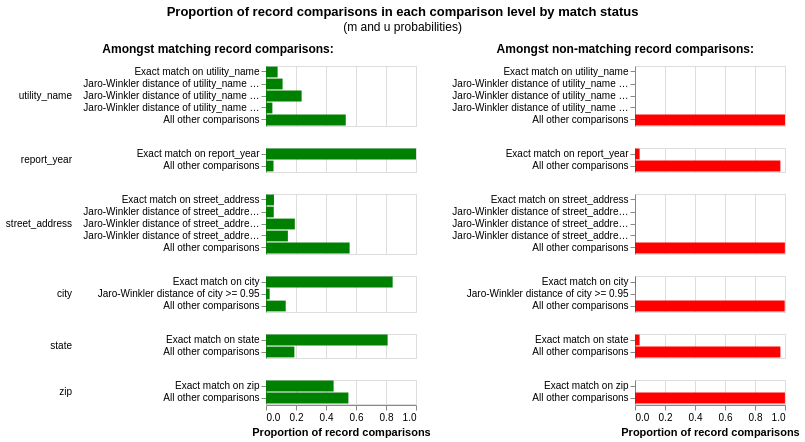

Notebook source saved alongside this figure:
### Markdown cell above
Let's see what comparison levels the true matching records (according to the model) fall into, and which comparison levels the non-matching records fall into (hopefully this is "All other comparisons").

### Code cell
linker.visualisations.m_u_parameters_chart()

### Figure 1 — Vega-Lite specification as saved in the notebook (floating-point values rounded to 4 significant figures)
{"config": {"view": {"continuousWidth": 300, "continuousHeight": 300, "discreteHeight": 300, "discreteWidth": 400}, "header": {"title": null}, "title": {"anchor": "middle", "offset": 10}}, "hconcat": [{"mark": "bar", "encoding": {"color": {"value": "green"}, "row": {"field": "comparison_name", "header": {"labelAlign": "left", "labelAnchor": "middle", "labelAngle": 0}, "sort": {"field": "comparison_sort_order"}, "type": "nominal"}, "tooltip": [{"field": "comparison_name", "title": "Comparison name", "type": "nominal"}, {"field": "label_for_charts", "title": "Label", "type": "ordinal"}, {"field": "sql_condition", "title": "SQL condition", "type": "nominal"}, {"field": "m_probability", "format": ".10~g", "title": "M probability", "type": "quantitative"}, {"field": "u_probability", "format": ".10~g", "title": "U probability", "type": "quantitative"}, {"field": "bayes_factor", "format": ",.6f", "title": "Bayes factor = m/u", "type": "quantitative"}, {"field": "log2_bayes_factor", "format": ".4~g", "title": "Match weight = log2(m/u)", "type": "quantitative"}, {"field": "bayes_factor_description", "title": "Match weight description", "type": "nominal"}, {"field": "m_probability_description", "title": "m probability description", "type": "nominal"}, {"field": "u_probability_description", "title": "u probability description", "type": "nominal"}], "x": {"axis": {"title": "Proportion of record comparisons"}, "field": "m_probability", "type": "quantitative"}, "y": {"axis": {"title": null}, "field": "label_for_charts", "sort": {"field": "comparison_vector_value", "order": "descending"}, "type": "nominal"}}, "height": {"step": 12}, "resolve": {"scale": {"y": "independent"}}, "title": {"text": "Amongst matching record comparisons:", "fontSize": 12, "fontWeight": "bold"}, "transform": [{"filter": "(datum.bayes_factor != 'no-op filter due to vega lite issue 4680')"}], "width": 150}, {"mark": "bar", "encoding": {"color": {"value": "red"}, "row": {"field": "comparison_name", "header": {"labels": false}, "sort": {"field": "comparison_sort_order"}, "type": "nominal"}, "tooltip": [{"field": "comparison_name", "title": "Comparison name", "type": "nominal"}, {"field": "label_for_charts", "title": "Label", "type": "ordinal"}, {"field": "sql_condition", "title": "SQL condition", "type": "nominal"}, {"field": "m_probability", "format": ".10~g", "title": "M probability", "type": "quantitative"}, {"field": "u_probability", "format": ".10~g", "title": "U probability", "type": "quantitative"}, {"field": "bayes_factor", "format": ",.6f", "title": "Bayes factor = m/u", "type": "quantitative"}, {"field": "log2_bayes_factor", "format": ".4~g", "title": "Match weight = log2(m/u)", "type": "quantitative"}, {"field": "bayes_factor_description", "title": "Match weight description", "type": "nominal"}, {"field": "m_probability_description", "title": "m probability description", "type": "nominal"}, {"field": "u_probability_description", "title": "u probability description", "type": "nominal"}], "x": {"axis": {"title": "Proportion of record comparisons"}, "field": "u_probability", "type": "quantitative"}, "y": {"axis": {"title": null}, "field": "label_for_charts", "sort": {"field": "comparison_vector_value", "order": "descending"}, "type": "nominal"}}, "height": {"step": 12}, "resolve": {"scale": {"y": "independent"}}, "title": {"text": "Amongst non-matching record comparisons:", "fontSize": 12, "fontWeight": "bold"}, "transform": [{"filter": "(datum.bayes_factor != 'no-op filter2 due to vega lite issue 4680')"}], "width": 150}], "data": {"name": "data-1fde809b31bdf1e3730d1605bd2f44cf"}, "title": {"text": "Proportion of record comparisons in each comparison level by match status", "subtitle": "(m and u probabilities)"}, "$schema": "https://vega.github.io/schema/vega-lite/v5.9.3.json", "datasets": {"data-1fde809b31bdf1e3730d1605bd2f44cf": [{"comparison_name": "utility_name", "sql_condition": "\"utility_name_l\" = \"utility_name_r\"", "label_for_charts": "Exact match on utility_name", "m_probability": 0.07751, "u_probability": 1.453e-05, "m_probability_description": "Amongst matching record comparisons, 7.751% of records (i.e. one in 12.9) are in the exact match on utility_name comparison level", "u_probability_description": "Amongst non-matching record comparisons, 0.001453% of records (i.e. one in 68,810) are in the exact match on utility_name comparison level", "has_tf_adjustments": true, "tf_adjustment_column": "utility_name", "tf_adjustment_weight": 1.0, "is_null_level": false, "bayes_factor": 5334.0, "log2_bayes_factor": 12.38, "comparison_vector_value": 4, "max_comparison_vector_value": 4, "bayes_factor_description": "If comparison level is `exact match on utility_name` then comparison is 5,334 times more likely to be a match", "probability_two_random_records_match": 6.082e-06, "comparison_sort_order": 0}, {"comparison_name": "utility_name", "sql_condition": "jaro_winkler_similarity(\"utility_name_l\", \"utility_name_r\") >= 0.97", "label_for_charts": "Jaro-Winkler distance of utility_name >= 0.97", "m_probability": 0.1107, "u_probability": 1.246e-05, "m_probability_description": "Amongst matching record comparisons, 11.07% of records (i.e. one in 9.037) are in the jaro-winkler distance of utility_name >= 0.97 comparison level", "u_probability_description": "Amongst non-matching record comparisons, 0.001246% of records (i.e. one in 80,278) are in the jaro-winkler distance of utility_name >= 0.97 comparison level", "has_tf_adjustments": false, "tf_adjustment_column": null, "tf_adjustment_weight": 1.0, "is_null_level": false, "bayes_factor": 8883.0, "log2_bayes_factor": 13.12, "comparison_vector_value": 3, "max_comparison_vector_value": 4, "bayes_factor_description": "If comparison level is `jaro-winkler distance of utility_name >= 0.97` then comparison is 8,883 times more likely to be a match", "probability_two_random_records_match": 6.082e-06, "comparison_sort_order": 0}, {"comparison_name": "utility_name", "sql_condition": "jaro_winkler_similarity(\"utility_name_l\", \"utility_name_r\") >= 0.93", "label_for_charts": "Jaro-Winkler distance of utility_name >= 0.93", "m_probability": 0.2376, "u_probability": 6.021e-05, "m_probability_description": "Amongst matching record comparisons, 23.76% of records (i.e. one in 4.209) are in the jaro-winkler distance of utility_name >= 0.93 comparison level", "u_probability_description": "Amongst non-matching record comparisons, 0.006021% of records (i.e. one in 16,609) are in the jaro-winkler distance of utility_name >= 0.93 comparison level", "has_tf_adjustments": false, "tf_adjustment_column": null, "tf_adjustment_weight": 1.0, "is_null_level": false, "bayes_factor": 3947.0, "log2_bayes_factor": 11.95, "comparison_vector_value": 2, "max_comparison_vector_value": 4, "bayes_factor_description": "If comparison level is `jaro-winkler distance of utility_name >= 0.93` then comparison is 3,947 times more likely to be a match", "probability_two_random_records_match": 6.082e-06, "comparison_sort_order": 0}, {"comparison_name": "utility_name", "sql_condition": "jaro_winkler_similarity(\"utility_name_l\", \"utility_name_r\") >= 0.88", "label_for_charts": "Jaro-Winkler distance of utility_name >= 0.88", "m_probability": 0.04255, "u_probability": 6.332e-05, "m_probability_description": "Amongst matching record comparisons, 4.255% of records (i.e. one in 23.5) are in the jaro-winkler distance of utility_name >= 0.88 comparison level", "u_probability_description": "Amongst non-matching record comparisons, 0.006332% of records (i.e. one in 15,792) are in the jaro-winkler distance of utility_name >= 0.88 comparison level", "has_tf_adjustments": false, "tf_adjustment_column": null, "tf_adjustment_weight": 1.0, "is_null_level": false, "bayes_factor": 672.0, "log2_bayes_factor": 9.392, "comparison_vector_value": 1, "max_comparison_vector_value": 4, "bayes_factor_description": "If comparison level is `jaro-winkler distance of utility_name >= 0.88` then comparison is 672 times more likely to be a match", "probability_two_random_records_match": 6.082e-06, "comparison_sort_order": 0}, {"comparison_name": "utility_name", "sql_condition": "ELSE", "label_for_charts": "All other comparisons", "m_probability": 0.5317, "u_probability": 0.9998, "m_probability_description": "Amongst matching record comparisons, 53.17% of records (i.e. one in 1.881) are in the all other comparisons comparison level", "u_probability_description": "Amongst non-matching record comparisons, 99.98% of records (i.e. one in 1) are in the all other comparisons comparison level", "has_tf_adjustments": false, "tf_adjustment_column": null, "tf_adjustment_weight": 1.0, "is_null_level": false, "bayes_factor": 0.5317, "log2_bayes_factor": -0.9112, "comparison_vector_value": 0, "max_comparison_vector_value": 4, "bayes_factor_description": "If comparison level is `all other comparisons` then comparison is 1.881 times less likely to be a match", "probability_two_random_records_match": 6.082e-06, "comparison_sort_order": 0}, {"comparison_name": "report_year", "sql_condition": "\"report_year_l\" = \"report_year_r\"", "label_for_charts": "Exact match on report_year", "m_probability": 1.0, "u_probability": 0.03079, "m_probability_description": "Amongst matching record comparisons, 100% of records (i.e. one in 1) are in the exact match on report_year comparison level", "u_probability_description": "Amongst non-matching record comparisons, 3.079% of records (i.e. one in 32.48) are in the exact match on report_year comparison level", "has_tf_adjustments": false, "tf_adjustment_column": null, "tf_adjustment_weight": 1.0, "is_null_level": false, "bayes_factor": 32.48, "log2_bayes_factor": 5.022, "comparison_vector_value": 1, "max_comparison_vector_value": 1, "bayes_factor_description": "If comparison level is `exact match on report_year` then comparison is 32.48 times more likely to be a match", "probability_two_random_records_match": 6.082e-06, "comparison_sort_order": 1}, {"comparison_name": "report_year", "sql_condition": "ELSE", "label_for_charts": "All other comparisons", "m_probability": 0.05, "u_probability": 0.9692, "m_probability_description": "Amongst matching record comparisons, 5% of records (i.e. one in 20) are in the all other comparisons comparison level", "u_probability_description": "Amongst non-matching record comparisons, 96.92% of records (i.e. one in 1.032) are in the all other comparisons comparison level", "has_tf_adjustments": false, "tf_adjustment_column": null, "tf_adjustment_weight": 1.0, "is_null_level": false, "bayes_factor": 0.05159, "log2_bayes_factor": -4.277, "comparison_vector_value": 0, "max_comparison_vector_value": 1, "bayes_factor_description": "If comparison level is `all other comparisons` then comparison is 19.38 times less likely to be a match", "probability_two_random_records_match": 6.082e-06, "comparison_sort_order": 1}, {"comparison_name": "street_address", "sql_condition": "\"street_address_l\" = \"street_address_r\"", "label_for_charts": "Exact match on street_address", "m_probability": 0.05312, "u_probability": 2.338e-05, "m_probability_description": "Amongst matching record comparisons, 5.312% of records (i.e. one in 18.82) are in the exact match on street_address comparison level", "u_probability_description": "Amongst non-matching record comparisons, 0.002338% of records (i.e. one in 42,768) are in the exact match on street_address comparison level", "has_tf_adjustments": true, "tf_adjustment_column": "street_address", "tf_adjustment_weight": 1.0, "is_null_level": false, "bayes_factor": 2272.0, "log2_bayes_factor": 11.15, "comparison_vector_value": 4, "max_comparison_vector_value": 4, "bayes_factor_description": "If comparison level is `exact match on street_address` then comparison is 2,272 times more likely to be a match", "probability_two_random_records_match": 6.082e-06, "comparison_sort_order": 2}, {"comparison_name": "street_address", "sql_condition": "jaro_winkler_similarity(\"street_address_l\", \"street_address_r\") >= 0.97", "label_for_charts": "Jaro-Winkler distance of street_address >= 0.97", "m_probability": 0.0516, "u_probability": 2.962e-05, "m_probability_description": "Amongst matching record comparisons, 5.16% of records (i.e. one in 19.38) are in the jaro-winkler distance of street_address >= 0.97 comparison level", "u_probability_description": "Amongst non-matching record comparisons, 0.002962% of records (i.e. one in 33,764) are in the jaro-winkler distance of street_address >= 0.97 comparison level", "has_tf_adjustments": false, "tf_adjustment_column": null, "tf_adjustment_weight": 1.0, "is_null_level": false, "bayes_factor": 1742.0, "log2_bayes_factor": 10.77, "comparison_vector_value": 3, "max_comparison_vector_value": 4, "bayes_factor_description": "If comparison level is `jaro-winkler distance of street_address >= 0.97` then comparison is 1,742 times more likely to be a match", "probability_two_random_records_match": 6.082e-06, "comparison_sort_order": 2}, {"comparison_name": "street_address", "sql_condition": "jaro_winkler_similarity(\"street_address_l\", \"street_address_r\") >= 0.92", "label_for_charts": "Jaro-Winkler distance of street_address >= 0.92", "m_probability": 0.192, "u_probability": 0.00012, "m_probability_description": "Amongst matching record comparisons, 19.2% of records (i.e. one in 5.209) are in the jaro-winkler distance of street_address >= 0.92 comparison level", "u_probability_description": "Amongst non-matching record comparisons, 0.012% of records (i.e. one in 8,331) are in the jaro-winkler distance of street_address >= 0.92 comparison level", "has_tf_adjustments": false, "tf_adjustment_column": null, "tf_adjustment_weight": 1.0, "is_null_level": false, "bayes_factor": 1599.0, "log2_bayes_factor": 10.64, "comparison_vector_value": 2, "max_comparison_vector_value": 4, "bayes_factor_description": "If comparison level is `jaro-winkler distance of street_address >= 0.92` then comparison is 1,599 times more likely to be a match", "probability_two_random_records_match": 6.082e-06, "comparison_sort_order": 2}, {"comparison_name": "street_address", "sql_condition": "jaro_winkler_similarity(\"street_address_l\", \"street_address_r\") >= 0.85", "label_for_charts": "Jaro-Winkler distance of street_address >= 0.85", "m_probability": 0.1459, "u_probability": 0.000569, "m_probability_description": "Amongst matching record comparisons, 14.59% of records (i.e. one in 6.855) are in the jaro-winkler distance of street_address >= 0.85 comparison level", "u_probability_description": "Amongst non-matching record comparisons, 0.0569% of records (i.e. one in 1,758) are in the jaro-winkler distance of street_address >= 0.85 comparison level", "has_tf_adjustments": false, "tf_adjustment_column": null, "tf_adjustment_weight": 1.0, "is_null_level": false, "bayes_factor": 256.4, "log2_bayes_factor": 8.002, "comparison_vector_value": 1, "max_comparison_vector_value": 4, "bayes_factor_description": "If comparison level is `jaro-winkler distance of street_address >= 0.85` then comparison is 256 times more likely to be a match", "probability_two_random_records_match": 6.082e-06, "comparison_sort_order": 2}, {"comparison_name": "street_address", "sql_condition": "ELSE", "label_for_charts": "All other comparisons", "m_probability": 0.5574, "u_probability": 0.9993, "m_probability_description": "Amongst matching record comparisons, 55.74% of records (i.e. one in 1.794) are in the all other comparisons comparison level", "u_probability_description": "Amongst non-matching record comparisons, 99.93% of records (i.e. one in 1.001) are in the all other comparisons comparison level", "has_tf_adjustments": false, "tf_adjustment_column": null, "tf_adjustment_weight": 1.0, "is_null_level": false, "bayes_factor": 0.5578, "log2_bayes_factor": -0.8421, "comparison_vector_value": 0, "max_comparison_vector_value": 4, "bayes_factor_description": "If comparison level is `all other comparisons` then comparison is 1.793 times less likely to be a match", "probability_two_random_records_match": 6.082e-06, "comparison_sort_order": 2}, {"comparison_name": "city", "sql_condition": "\"city_l\" = \"city_r\"", "label_for_charts": "Exact match on city", "m_probability": 0.8444, "u_probability": 0.002038, "m_probability_description": "Amongst matching record comparisons, 84.44% of records (i.e. one in 1.184) are in the exact match on city comparison level", "u_probability_description": "Amongst non-matching record comparisons, 0.2038% of records (i.e. one in 491) are in the exact match on city comparison level", "has_tf_adjustments": true, "tf_adjustment_column": "city", "tf_adjustment_weight": 1.0, "is_null_level": false, "bayes_factor": 414.3, "log2_bayes_factor": 8.694, "comparison_vector_value": 2, "max_comparison_vector_value": 2, "bayes_factor_description": "If comparison level is `exact match on city` then comparison is 414 times more likely to be a match", "probability_two_random_records_match": 6.082e-06, "comparison_sort_order": 3}, {"comparison_name": "city", "sql_condition": "jaro_winkler_similarity(\"city_l\", \"city_r\") >= 0.95", "label_for_charts": "Jaro-Winkler distance of city >= 0.95", "m_probability": 0.02418, "u_probability": 7.006e-05, "m_probability_description": "Amongst matching record comparisons, 2.418% of records (i.e. one in 41.35) are in the jaro-winkler distance of city >= 0.95 comparison level", "u_probability_description": "Amongst non-matching record comparisons, 0.007006% of records (i.e. one in 14,273) are in the jaro-winkler distance of city >= 0.95 comparison level", "has_tf_adjustments": false, "tf_adjustment_column": null, "tf_adjustment_weight": 1.0, "is_null_level": false, "bayes_factor": 345.2, "log2_bayes_factor": 8.431, "comparison_vector_value": 1, "max_comparison_vector_value": 2, "bayes_factor_description": "If comparison level is `jaro-winkler distance of city >= 0.95` then comparison is 345 times more likely to be a match", "probability_two_random_records_match": 6.082e-06, "comparison_sort_order": 3}, {"comparison_name": "city", "sql_condition": "ELSE", "label_for_charts": "All other comparisons", "m_probability": 0.1315, "u_probability": 0.9979, "m_probability_description": "Amongst matching record comparisons, 13.15% of records (i.e. one in 7.606) are in the all other comparisons comparison level", "u_probability_description": "Amongst non-matching record comparisons, 99.79% of records (i.e. one in 1.002) are in the all other comparisons comparison level", "has_tf_adjustments": false, "tf_adjustment_column": null, "tf_adjustment_weight": 1.0, "is_null_level": false, "bayes_factor": 0.1317, "log2_bayes_factor": -2.924, "comparison_vector_value": 0, "max_comparison_vector_value": 2, "bayes_factor_description": "If comparison level is `all other comparisons` then comparison is 7.59 times less likely to be a match", "probability_two_random_records_match": 6.082e-06, "comparison_sort_order": 3}, {"comparison_name": "state", "sql_condition": "\"state_l\" = \"state_r\"", "label_for_charts": "Exact match on state", "m_probability": 0.8108, "u_probability": 0.03068, "m_probability_description": "Amongst matching record comparisons, 81.08% of records (i.e. one in 1.233) are in the exact match on state comparison level", "u_probability_description": "Amongst non-matching record comparisons, 3.068% of records (i.e. one in 32.6) are in the exact match on state comparison level", "has_tf_adjustments": true, "tf_adjustment_column": "state", "tf_adjustment_weight": 1.0, "is_null_level": false, "bayes_factor": 26.43, "log2_bayes_factor": 4.724, "comparison_vector_value": 1, "max_comparison_vector_value": 1, "bayes_factor_description": "If comparison level is `exact match on state` then comparison is 26.43 times more likely to be a match", "probability_two_random_records_match": 6.082e-06, "comparison_sort_order": 4}, {"comparison_name": "state", "sql_condition": "ELSE", "label_for_charts": "All other comparisons", "m_probability": 0.1892, "u_probability": 0.9693, "m_probability_description": "Amongst matching record comparisons, 18.92% of records (i.e. one in 5.286) are in the all other comparisons comparison level", "u_probability_description": "Amongst non-matching record comparisons, 96.93% of records (i.e. one in 1.032) are in the all other comparisons comparison level", "has_tf_adjustments": false, "tf_adjustment_column": null, "tf_adjustment_weight": 1.0, "is_null_level": false, "bayes_factor": 0.1952, "log2_bayes_factor": -2.357, "comparison_vector_value": 0, "max_comparison_vector_value": 1, "bayes_factor_description": "If comparison level is `all other comparisons` then comparison is 5.124 times less likely to be a match", "probability_two_random_records_match": 6.082e-06, "comparison_sort_order": 4}, {"comparison_name": "zip", "sql_condition": "\"zip_l\" = \"zip_r\"", "label_for_charts": "Exact match on zip", "m_probability": 0.4507, "u_probability": 0.0005182, "m_probability_description": "Amongst matching record comparisons, 45.07% of records (i.e. one in 2.219) are in the exact match on zip comparison level", "u_probability_description": "Amongst non-matching record comparisons, 0.05182% of records (i.e. one in 1,930) are in the exact match on zip comparison level", "has_tf_adjustments": true, "tf_adjustment_column": "zip", "tf_adjustment_weight": 1.0, "is_null_level": false, "bayes_factor": 869.6, "log2_bayes_factor": 9.764, "comparison_vector_value": 1, "max_comparison_vector_value": 1, "bayes_factor_description": "If comparison level is `exact match on zip` then comparison is 870 times more likely to be a match", "probability_two_random_records_match": 6.082e-06, "comparison_sort_order": 5}, {"comparison_name": "zip", "sql_condition": "ELSE", "label_for_charts": "All other comparisons", "m_probability": 0.5493, "u_probability": 0.9995, "m_probability_description": "Amongst matching record comparisons, 54.93% of records (i.e. one in 1.82) are in the all other comparisons comparison level", "u_probability_description": "Amongst non-matching record comparisons, 99.95% of records (i.e. one in 1.001) are in the all other comparisons comparison level", "has_tf_adjustments": false, "tf_adjustment_column": null, "tf_adjustment_weight": 1.0, "is_null_level": false, "bayes_factor": 0.5496, "log2_bayes_factor": -0.8635, "comparison_vector_value": 0, "max_comparison_vector_value": 1, "bayes_factor_description": "If comparison level is `all other comparisons` then comparison is 1.819 times less likely to be a match", "probability_two_random_records_match": 6.082e-06, "comparison_sort_order": 5}]}}
